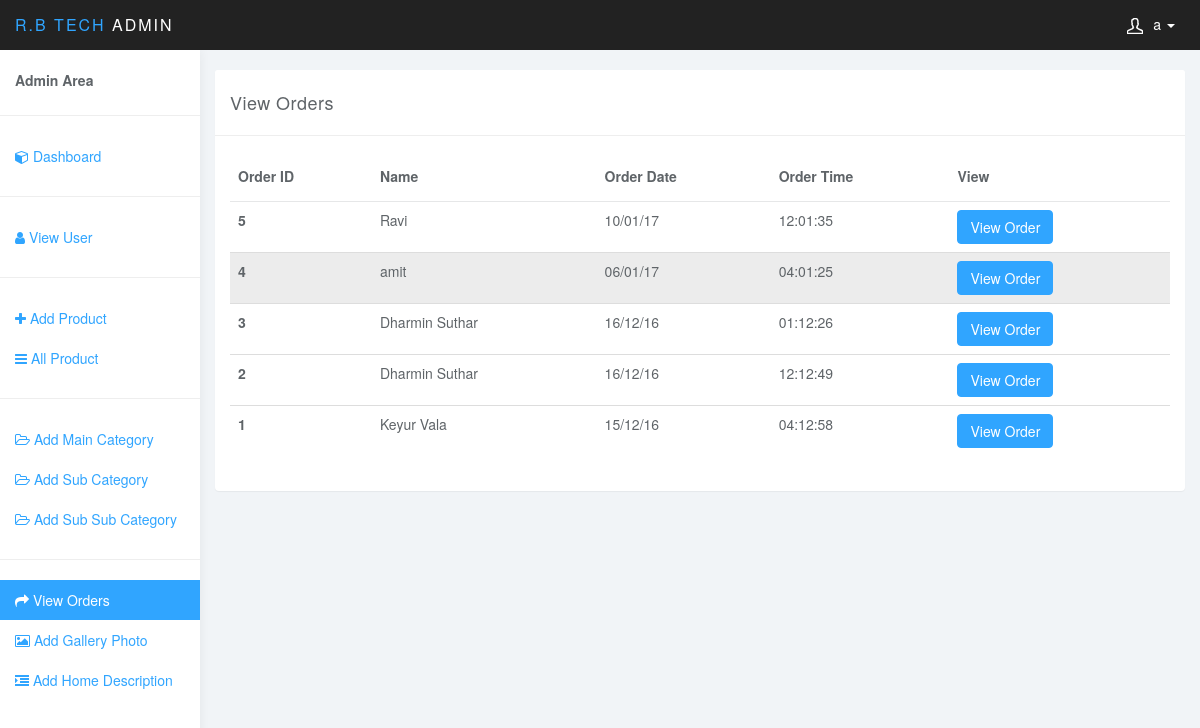
The page /admin/view-orders.php (signed in) on the database its author committed.
### tables this page shows
CREATE TABLE IF NOT EXISTS `cart_user_details` (
  `id` int(10) NOT NULL AUTO_INCREMENT,
  `name` varchar(1000) NOT NULL,
  `email` varchar(1000) NOT NULL,
  `address` varchar(1000) NOT NULL,
  `city` varchar(1000) NOT NULL,
  `state` varchar(1000) NOT NULL,
  `pincode` varchar(100) NOT NULL,
  `mobile` varchar(100) NOT NULL,
  `order_date` varchar(100) NOT NULL,
  `order_time` varchar(100) NOT NULL,
  `read1` varchar(100) NOT NULL,
  PRIMARY KEY (`id`)
);

### admin/view-orders.php (the view, shortened to what this page needs)
    <!DOCTYPE html>
    <html>
    <head>
        <?php include "design.php"; ?>
    </head>
<body>
<nav class="navbar navbar-inverse navbar-fixed-top" role="navigation">
    <div class="container-fluid">
        <div class="navbar-header">
            <a class="navbar-brand" href="#"><span>Lumino</span>Admin</a>
            <ul class="user-menu">
                <li class="dropdown pull-right">
                    <a href="#" class="dropdown-toggle" data-toggle="dropdown"><svg class="glyph stroked male-user"><use xlink:href="#stroked-male-user"></use></svg><?php echo $_SESSION['username'];
                        ?> <span class="caret"></span></a>
                </li>
            </ul>
        </div>
    </div>
</nav>
<?php include "sidebar.php"; ?>
<div class="col-sm-9 col-sm-offset-3 col-lg-10 col-lg-offset-2 main">
    <div class="row">
        <div class="col-lg-12">
            <br>
        </div>
    </div>
    <div class="row">
        <div class="col-lg-12">
            <div class="panel panel-default">
                <div class="panel-heading">View Orders</div>
                <div class="panel-body">
                    <div class="row">
                        <div class="col-sm-12">
                            <table class="table">
                                <thead class="thead-inverse">
                                <tr>
                                    <th>Order ID</th>
                                    <th>Name</th>
                                    <th>Order Date</th>
                                    <th>Order Time</th>
                                    <th>View</th>
                                </tr>
                                </thead>
                                <tbody>
                                <?php
                                include "../connect.php";
                                $res = mysqli_query($link, "select * from cart_user_details ORDER BY id DESC ");
                                while ($row = mysqli_fetch_array($res)) {
                                    $order_id = $row['id'];
                                    $name = $row['name'];
                                    $order_date = $row['order_date'];
                                    $order_time = $row['order_time'];
                                ?>
                                    <tr style="<?php if($row["read1"]=="n"){echo "background-color:#ececec";} ?>">
                                        <th scope="row"><?php echo $order_id; ?></th>
                                        <td><?php echo $name; ?></td>
                                        <td><?php echo $order_date; ?></td>
                                        <td><?php echo $order_time; ?></td>
                                        <td><a href="<?php echo 'view-order-info.php?id='.$order_id; ?>" class="btn btn-primary">View Order</a></td>
                                    </tr>
                                <?php } ?>
                                </tbody>
                            </table>
                        </div>
                    </div>
                </div>
            </div>
        </div>
    </div>
</div>
<?php include "footer.php"; ?>

### admin/css/styles.css (style rules this page uses)
body { background: #f1f4f7; padding-top: 50px; color: #5f6468; }
a, a:hover, a:focus { color: #30a5ff; }
.navbar-header .navbar-brand { color: #fff; font-size: 16px; text-transform: uppercase; font-weight: 500; letter-spacing: 2px; }
.navbar-header .navbar-brand span { color: #30a5ff; }
.btn-primary, .btn-primary:hover, .btn-primary:focus, .btn-primary:active, .btn-primary.active, .open > .dropdown-toggle.btn-primary, .btn-primary.disabled, .btn-primary[disabled], fieldset[disabled] .btn-primary, .btn-primary.disabled:hover, .btn-primary[disabled]:hover, fieldset[disabled] .btn-primary:hover, .btn-primary.disabled:focus, .btn-primary[disabled]:focus, fieldset[disabled] .btn-primary:focus, .btn-primary.disabled:active, .btn-primary[disabled]:active, fieldset[disabled] .btn-primary:active, .btn-primary.disabled.active, .btn-primary[disabled].active, fieldset[disabled] .btn-primary.active { background-color: #30a5ff; border-color: #30a5ff; }
.panel { border: 0; }
.panel-heading { font-size: 18px; font-weight: 300; letter-spacing: 0.025em; height: 66px; line-height: 45px; }
.panel-default .panel-heading { background: #fff; border-bottom: 1px solid #eee; color: #5f6468; }
.navbar { border: 0; }
.user-menu { display: inline-block; margin-top: 14px; margin-right: 10px; float: right; list-style: none; padding: 0; }
.user-menu a { color: #fff; }
@media (min-width: 768px) { .navbar-header { width: 100%; } }
.table { background: #fff; }
.table>thead>tr>th { border-bottom: 1px solid #e6e7e8; vertical-align: middle; height: 50px; }

### rows shown on the page
cart_user_details: id "5", name "Ravi", order_date "10/01/17", order_time "12:01:35"
cart_user_details: id "4", name "amit", order_date "06/01/17", order_time "04:01:25"
cart_user_details: id "3", name "Dharmin Suthar", order_date "16/12/16", order_time "01:12:26"
cart_user_details: id "2", name "Dharmin Suthar", order_date "16/12/16", order_time "12:12:49"
cart_user_details: id "1", name "Keyur Vala", order_date "15/12/16", order_time "04:12:58"

### other values the page prints
$_SESSION['username'] "a"
